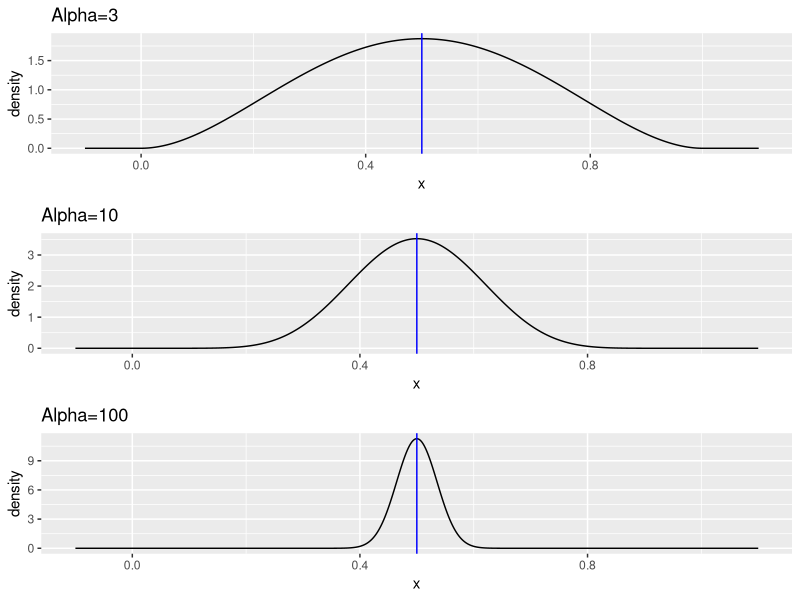
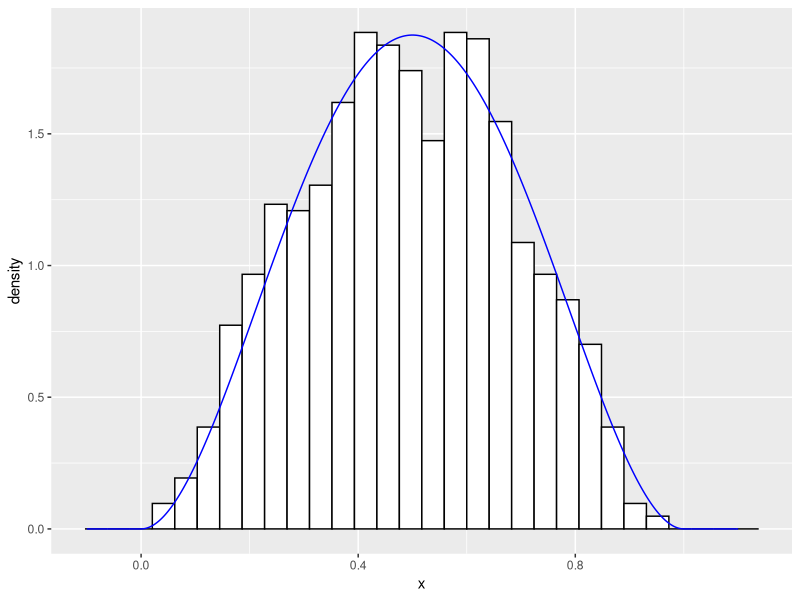
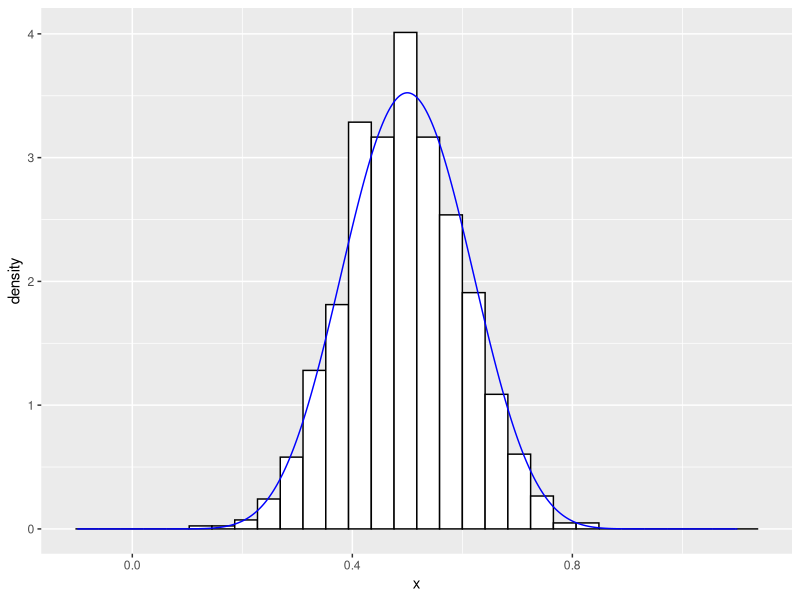

The R source for these figures, in order:
## ---- chunk 1
knitr::opts_chunk$set(echo = TRUE)
## ---- chunk 2
# simulate from Bernoulli(.5)
set.seed(123)
rbinom(5, size=1, prob=.5)

## ---- chunk 3
# run the line below once if you do not have gridExtra installed
# install.packages("gridExtra")
library(gridExtra)
library(ggplot2)

xset <- seq(-.1, 1.1, .001)
a3dat <- data.frame(x=xset,y=dbeta(xset, 3, 3))
a10dat <- data.frame(x=xset,y=dbeta(xset, 10, 10))
a100dat <- data.frame(x=xset,y=dbeta(xset, 100, 100))
p1 <- ggplot(data=a3dat, mapping=aes(x=x, y=y)) +
  geom_line() + ggtitle("Alpha=3") + ylab("density") +
  geom_vline(xintercept=0.5,color="blue")
p2 <- ggplot(data=a10dat, mapping=aes(x=x, y=y)) +
  geom_line() + ggtitle("Alpha=10") + ylab("density") +
  geom_vline(xintercept=0.5,color="blue")
p3 <- ggplot(data=a100dat, mapping=aes(x=x, y=y)) +
  geom_line() + ggtitle("Alpha=100") + ylab("density") +
  geom_vline(xintercept=0.5,color="blue")

grid.arrange(p1, p2, p3, ncol=1)
## ---- chunk 4
beta_rejection_sampling = function(n, alpha) {
  #' Perform beta rejection sampling
  #' @param n output sample size
  #' @param alpha parameter
  # set alpha value and calculate constant c
  
  c <- (
    gamma(2*alpha) / (gamma(alpha)**2) *
     0.5^(2 * (alpha - 1))
  )

# initialize a vector of samples
x_sample <- numeric(n)
current_n <- 1
total_samples <- 0

# while loop for all samples
while(current_n <= n) {
  
  # generate uniform proposal
  y <- runif(1, min=0, max=1)
  total_samples <- total_samples + 1

  # determine if we accept sample by Bernoulli sampling
  a <- rbinom(1, 1, dbeta(y, alpha, alpha) / c)

  # if we accept the sample, insert it to results
  if(a == 1) {
    x_sample[current_n] = y
    current_n <- current_n + 1
  }
}

# return distribution samples and total proposed
list(
  x_sample,
  total_samples
  )
}

# run algorithm and plot results
rejection_results = beta_rejection_sampling(1000, 3)

ggplot() +
  geom_histogram(data=data.frame(x=rejection_results[[1]]),
                  mapping=aes(x=x, y=..density..),
                  bins=30, fill="white", color="black") +
geom_line(data=a3dat, color="blue", mapping=aes(x=x, y=y))
acceptance_rate = 1000 / rejection_results[[2]]
rejection_rate = 1 - acceptance_rate
c(acceptance_rate, rejection_rate)
## ---- chunk 5
new_rejection_results = beta_rejection_sampling(1000,alpha=10)

ggplot() +
  geom_histogram(
    data=data.frame(x=new_rejection_results[[1]]),
    mapping=aes(x=x, y=..density..),
    bins=30, fill="white", color="black"
) +
geom_line(data=a10dat, color="blue", mapping=aes(x=x, y=y))

new_acceptance_rate = 1000 / new_rejection_results[[2]]
new_rejection_rate = 1 - new_acceptance_rate
c(new_acceptance_rate, new_rejection_rate)
